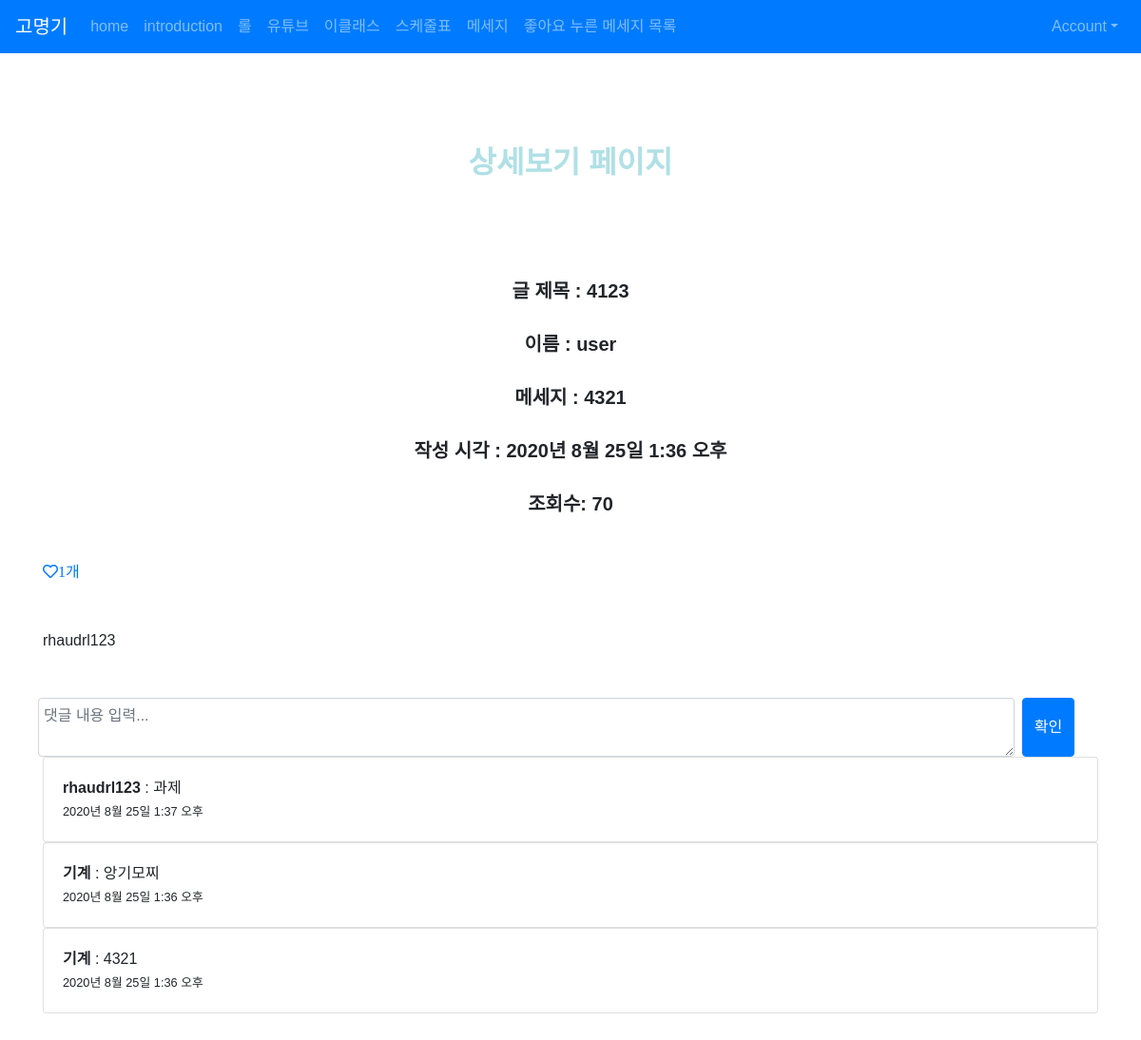
Screenshot of /posts/show/57 with the database file from the repository.
### posts/models.py (models this page shows)
class Post(models.Model):
    title = models.CharField(max_length=50, null=False)
    content = models.TextField()
    view_count = models.IntegerField(default = 0)
    created_at = models.DateTimeField(auto_now_add = True)
    updated_at = models.DateTimeField(auto_now = True)
    image = models.ImageField(upload_to = 'images/',null=True)
    user = models.ForeignKey(User, on_delete = models.CASCADE, null=True)
    like_user_set = models.ManyToManyField(User, blank=True, related_name='like_user_set',through='Like')
    @property
    def like_count(self):
        return self.like_user_set.count()

class Comment(models.Model):
    content = models.TextField()
    writer = models.ForeignKey(User, on_delete=models.CASCADE)
    post = models.ForeignKey(Post, on_delete=models.CASCADE, related_name='comments')
    created_at = models.DateTimeField(auto_now_add = True)
    updated_at = models.DateTimeField(auto_now = True)

### posts/views.py (the view)
# urls.py: path('show/<int:id>', show, name="show"),
def show(request, id):
    post = Post.objects.get(pk=id)
    post.view_count += 1
    post.save()
    all_comments =post.comments.all().order_by('-created_at')
    return render(request, 'posts/show.html', {'post': post, 'comments':all_comments})

### posts/templates/posts/show.html (shortened to what this page needs)
{% extends 'base.html' %}
{% block content %}
<br><br><br><br>
<h2 style = "color: powderblue; font-weight: bold; text-align: center;">상세보기 페이지</h2>
<br><br><br><br>
<h5 style = "font-weight: bold;">글 제목 : {{ post.title }} </h5><br>
{% if post.user %}
    <h5 style = "font-weight: bold;">이름 : {{ post.user }} </h5><br>
{% else %}
    <h5 style = "font-weight: bold;">이름: 알 수 없음 </h5><br>
{% endif %}
<h5 style = "font-weight: bold;">메세지 : {{ post.content }} </h5><br>
<h5 style = "font-weight: bold;">작성 시각 : {{ post.created_at }} </h5><br>
<h5 style = "font-weight: bold;">조회수: {{ post.view_count }}</h5>
<div class = "container mt-5">
    <a href="{% url 'posts:post_like' post.id %}?redirect_to=show">
        {% if user in post.like_user_set.all %}
            <i class="fas fa-heart">{{ post.like_count }}개</i>
        {% else %}
            <i class="far fa-heart">{{ post.like_count }}개</i>
        {% endif %}
    </a>
</div>
<div class = "container mt-5">
    {% for like_user in post.like_user_set.all %}
        {% if like_user.username == 'user' %}
            <p>{{ like_user.last_name }}{{ like_user.first_name}}</p>
        {% else %}
            <p>{{ like_user.username }}</p>
        {% endif %}
    {% endfor %}
</div>
<div class="container mt-5">
    <form class="form-row" action="{% url 'posts:create_comment' post.id %}" method="POST">
        <textarea class="form-control col-11 mr-2" name="content" placeholder="댓글 내용 입력..."></textarea>
        <input type="submit" class="btn btn-primary" value="확인">
    </form>
</div>
<div class="container mt-t mb-5">
    {% for comment in comments %}
    <div class="card">
        <div class="card-body">
            {% if comment.writer.username == 'user' %}
            <b>{{ comment.writer.last_name }}{{ comment.writer.first_name}}</b>
            {% else %}
            <b>{{ comment.writer }}</b>{% endif %} : {{ comment.content }}<br>
            <small>{{ comment.created_at }}</small>
            <br>
        </div>
    </div>
    {% endfor %}
</div>
{% endblock %}

### myblog/static/css/project.css (style rules this page uses)
.card { flex-grow: 1; }
body { font-family: Verdana, sans-serif; }
h5 { text-align: center; }

### rows the page displays
Post: title "4123", user "user", content "4321", created_at "2020년 8월 25일 1:36 오후", view_count "70", like_count "1"
Comment: writer "rhaudrl123", content "과제", created_at "2020년 8월 25일 1:37 오후"
Comment: writer.last_name "기", writer.first_name "계", content "앙기모찌", created_at "2020년 8월 25일 1:36 오후"
Comment: writer.last_name "기", writer.first_name "계", content "4321", created_at "2020년 8월 25일 1:36 오후"

### other values shown
{{ like_user.username }} "rhaudrl123"
